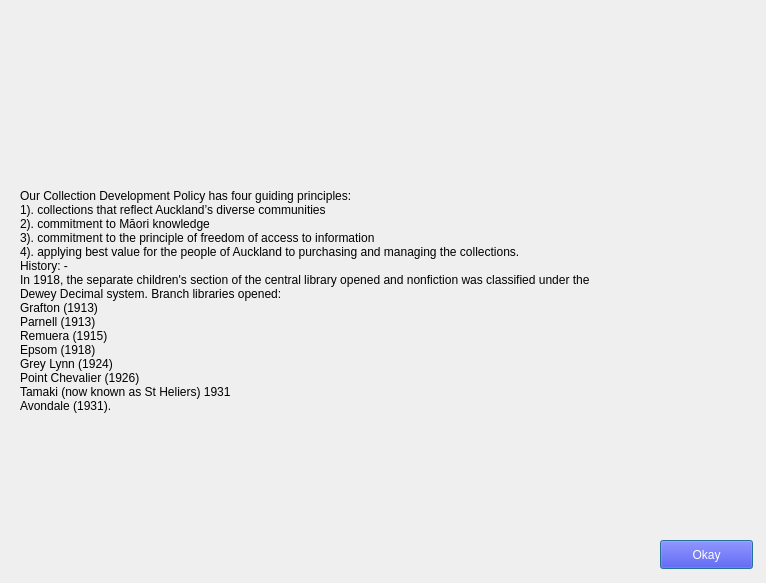
<?xml version="1.0" encoding="UTF-8"?>
<ui version="4.0">
 <class>Dialog</class>
 <widget class="QDialog" name="Dialog">
  <property name="geometry">
   <rect>
    <x>0</x>
    <y>0</y>
    <width>766</width>
    <height>583</height>
   </rect>
  </property>
  <property name="windowTitle">
   <string>Dialog</string>
  </property>
  <widget class="QLabel" name="label_Logo">
   <property name="geometry">
    <rect>
     <x>20</x>
     <y>10</y>
     <width>261</width>
     <height>71</height>
    </rect>
   </property>
   <property name="text">
    <string/>
   </property>
  </widget>
  <widget class="QPushButton" name="pushButton_OK">
   <property name="geometry">
    <rect>
     <x>660</x>
     <y>540</y>
     <width>93</width>
     <height>29</height>
    </rect>
   </property>
   <property name="styleSheet">
    <string notr="true">background-color: blue;
color: white;
</string>
   </property>
   <property name="text">
    <string>Okay</string>
   </property>
  </widget>
  <widget class="QLabel" name="label">
   <property name="geometry">
    <rect>
     <x>20</x>
     <y>120</y>
     <width>721</width>
     <height>361</height>
    </rect>
   </property>
   <property name="styleSheet">
    <string notr="true">border: 2px;
</string>
   </property>
   <property name="text">
    <string>Our Collection Development Policy has four guiding principles:
1). collections that reflect Auckland’s diverse communities
2). commitment to Māori knowledge
3). commitment to the principle of freedom of access to information
4). applying best value for the people of Auckland to purchasing and managing the collections.
History: - 
In 1918, the separate children's section of the central library opened and nonfiction was classified under the
Dewey Decimal system. Branch libraries opened:
Grafton (1913)
Parnell (1913)
Remuera (1915)
Epsom (1918)
Grey Lynn (1924)
Point Chevalier (1926)
Tamaki (now known as St Heliers) 1931
Avondale (1931).</string>
   </property>
  </widget>
 </widget>
 <resources/>
 <connections/>
</ui>
